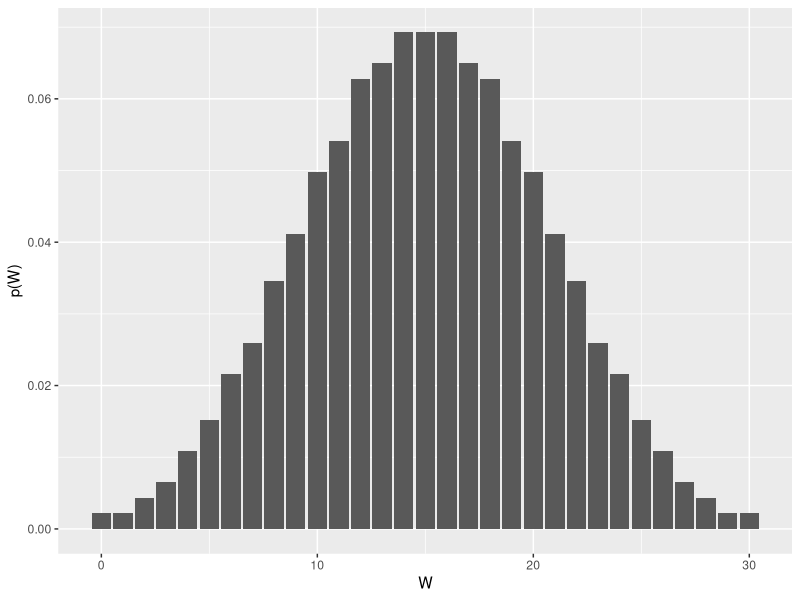
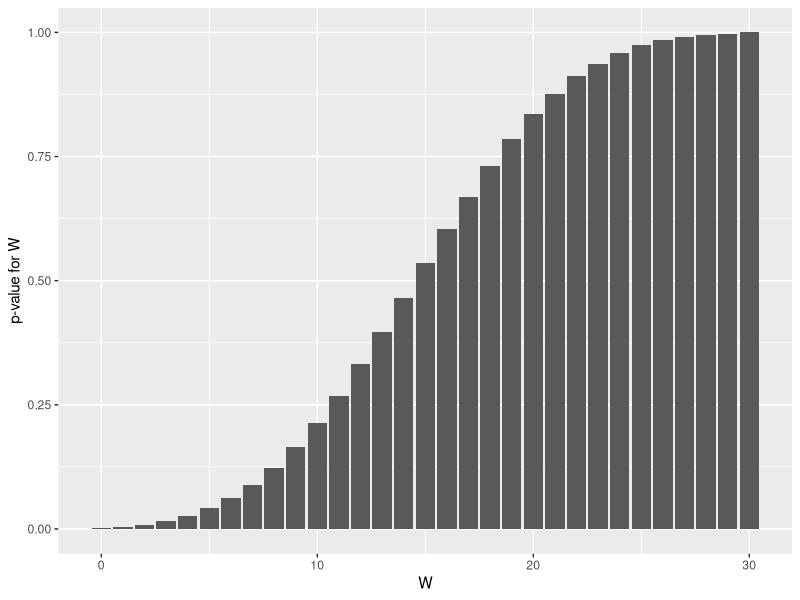
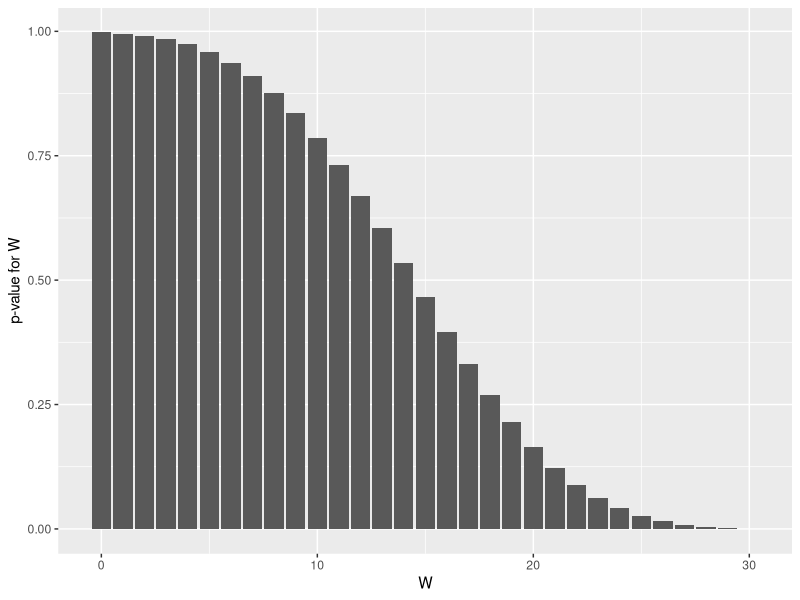
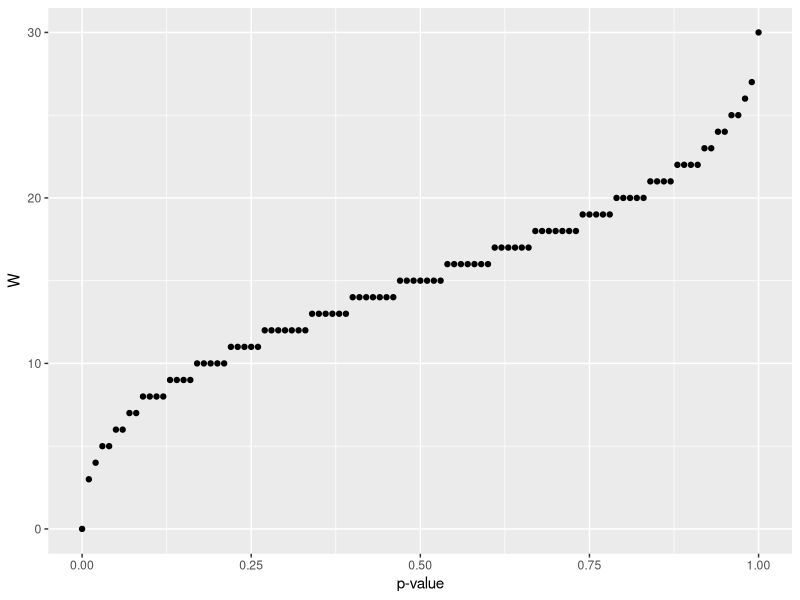

These charts were generated, in order, by the following R code:
## ---- chunk 1
library(tidyverse)
## ---- chunk 2
dwilcox(10, 5, 6)
## ---- chunk 3
m <- 5 #number of independent of group 1
n <- 6 #number of independent replicates of group 2
max <- m*n
df <- data.frame(pv=dwilcox(c(0:max), m, n))
ggplot(df, aes(x=c(0:max), pv)) +
  geom_col() + xlab("W") + ylab("p(W)")
## ---- chunk 4
pwilcox(10, 5, 6, lower.tail=T)
## ---- chunk 5
pwilcox(10, 5, 6, lower.tail=F)
## ---- chunk 6
round(sum(dwilcox(c(0:10), 5, 6)), 10) == round(pwilcox(10, 5, 6), 10)
## ---- chunk 7
m <- 5
n <- 6
max <- m*n
df <- data.frame(pv=pwilcox(c(0:max), m, n))
ggplot(df, aes(x=c(0:max), pv)) +
  geom_col() + xlab("W") + ylab("p-value for W")
df <- data.frame(pv=pwilcox(c(0:max), m, n, lower.tail=F))
ggplot(df, aes(x=c(0:max), pv)) +
  geom_col() + xlab("W") + ylab("p-value for W")
## ---- chunk 8
qwilcox(0.025, 5, 6, lower.tail=T)
qwilcox(0.025, 5, 6, lower.tail=F)
## ---- chunk 9
qwilcox(0.05, 5, 6, lower.tail =T)
qwilcox(0.05, 5, 6, lower.tail = F)
## ---- chunk 10
pwilcox(6, 5, 6)
pwilcox(24, 5, 6, lower.tail=F)
## ---- chunk 11
m <- 5
n <- 6
x <- seq(0,1,0.01)
df <- data.frame(w=qwilcox(x, m, n, lower.tail=T))
ggplot(df, aes(x=x, w)) +
  geom_point() + xlab("p-value") + ylab("W")
## ---- chunk 12
rwilcox(7, 5, 6)
## ---- chunk 13
pwilcox(24, 5, 6, lower.tail=F)
## ---- chunk 14
sim <- rwilcox(1000000, 5, 6)
test <- sim>=24
length(which(test==TRUE))
